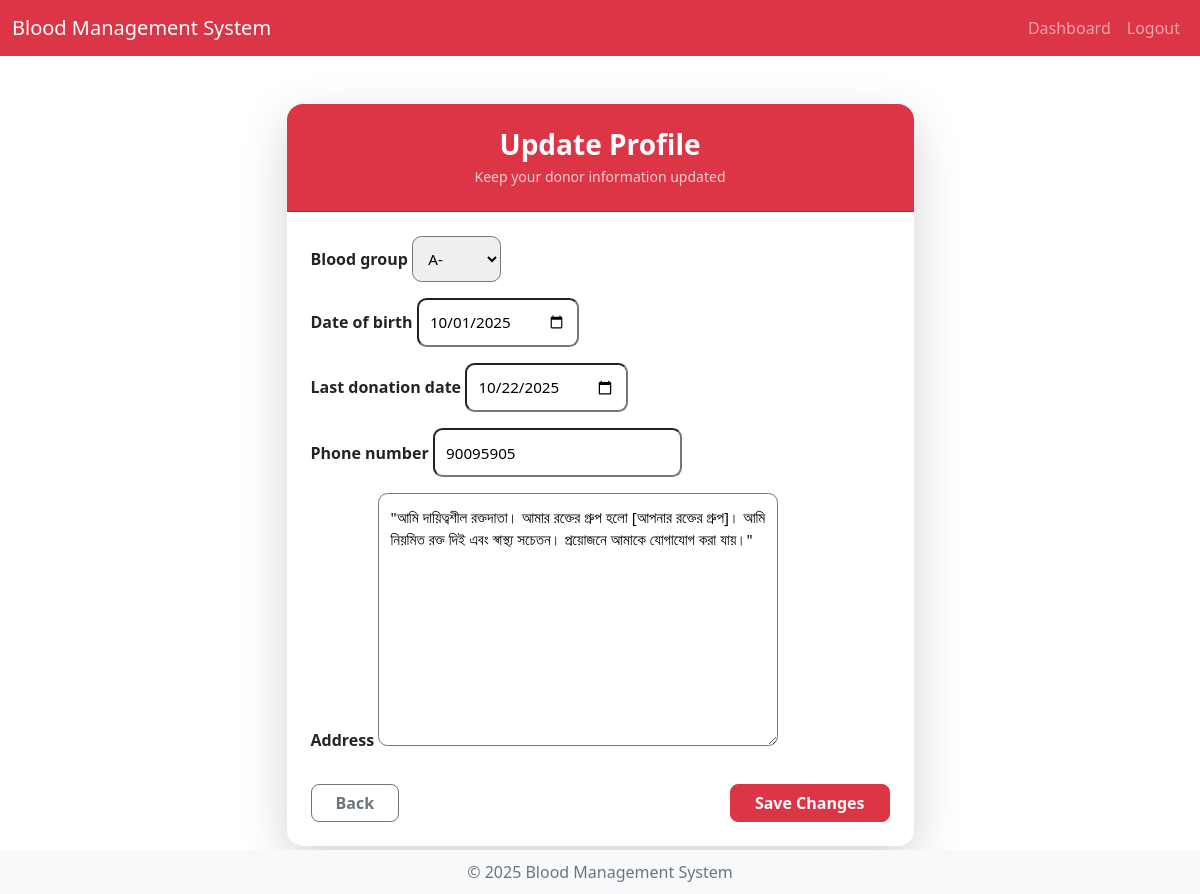
Screenshot of /donor/profile/ (signed in) with the database file from the repository.
### core/models.py (models this page shows, shortened)
class Donor(models.Model):
    user = models.OneToOneField(User, on_delete=models.CASCADE, primary_key=True)
    blood_group = models.CharField(max_length=5, choices=[
        ("A+", "A+"), ("A-", "A-"), ("B+", "B+"), ("B-", "B-"),
        ("AB+", "AB+"), ("AB-", "AB-"), ("O+", "O+"), ("O-", "O-")
    ])
    date_of_birth = models.DateField(blank=True, null=True)
    last_donation_date = models.DateField(blank=True, null=True)
    phone_number = models.CharField(max_length=20, blank=True, null=True)
    address = models.TextField(blank=True, null=True)

### core/views.py (the view)
# urls.py: path("donor/profile/", views.donor_profile, name="donor_profile"),
@login_required
@user_passes_test(is_donor)
def donor_profile(request):
    donor = request.user.donor
    if request.method == 'POST':
        form = DonorProfileForm(request.POST, instance=donor)
        if form.is_valid():
            form.save()
            return redirect('donor_profile')
    else:
        form = DonorProfileForm(instance=donor)
    return render(request, 'donor/donor_profile.html', {'form': form, 'donor': donor})

### core/forms.py
class DonorProfileForm(forms.ModelForm):
    class Meta:
        model = Donor
        fields = ['blood_group', 'date_of_birth', 'last_donation_date', 'phone_number', 'address']
        widgets = {
            'date_of_birth': forms.DateInput(attrs={'type': 'date'}),
            'last_donation_date': forms.DateInput(attrs={'type': 'date'}),
        }

### core/views.py (called while the page is built)
def is_donor(user):
    return user.is_authenticated and user.is_donor

### core/templates/donor/donor_profile.html (shortened to what this page needs)
{% extends 'base.html' %}
{% block content %}
<div class="container my-5">
    <div class="row justify-content-center">
        <div class="col-lg-7 col-md-9">
            <div class="card shadow-lg border-0 rounded-4">
                <div class="card-header bg-danger text-white text-center rounded-top-4 py-4">
                    <h3 class="fw-bold mb-1">Update Profile</h3>
                    <p class="mb-0 small opacity-75">Keep your donor information updated</p>
                </div>
                <div class="card-body px-4 py-4">
                    <form method="post">
                        {% for field in form %}
                            <div class="mb-3">
                                <label class="form-label fw-semibold">{{ field.label }}</label>
                                {{ field }}
                            </div>
                        {% endfor %}
                        <div class="d-flex justify-content-between mt-4">
                            <a href="{% url 'donor_dashboard' %}"
                               class="btn btn-outline-secondary rounded-3 px-4 fw-semibold">
                                Back
                            </a>
                            <button type="submit"
                                    class="btn btn-danger rounded-3 px-4 fw-semibold">
                                Save Changes
                            </button>
                        </div>
                    </form>
                </div>
            </div>
        </div>
    </div>
</div>
{% endblock %}

### core/templates/base.html (style rules this page uses)
body { padding-top: 56px; }

### core/templates/donor/donor_profile.html (style rules this page uses)
input, select, textarea { border-radius: 0.6rem !important; padding: 0.7rem !important; font-size: 0.95rem !important; }
.card { transition: .3s; }

### rows the page displays
Donor: form "A-" "10/01/2025" "10/22/2025" "90095905" "\"আমি দায়িত্বশীল রক্তদাতা। আমার রক্তের গ্রুপ হলো [আপনার রক্তের গ্রুপ]। আমি নিয়মিত রক্ত দিই এবং স্বাস্থ্য সচেতন। প্রয়োজনে আমাকে যোগাযোগ করা যায়।\""

### other values shown
{{ field.label }} "Blood group" "Date of birth" "Last donation date" "Phone number" "Address"
